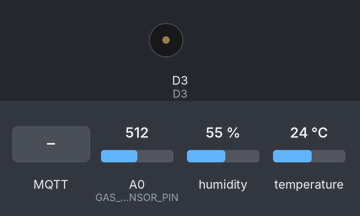
This sketch was run on a simulated ESP8266 (NodeMCU). Shown: buzzer (waves = sounding). The test bench sets the inputs (shaded band); at power-on: A0 (GAS_SENSOR_PIN) = 512, humidity 55 %, temperature 24 °C. WiFi joins after 1.5 s; servers stay silent unless stated; random numbers use the default seed unless the sketch sets one; no MQTT or app messages arrive unless stated; what the sketch prints to the serial monitor is not drawn.

Above: at 2.7 s.
2.8 s: A0 (GAS_SENSOR_PIN) set to 372
At 3.67 s:
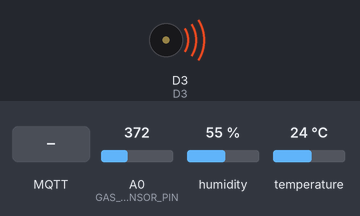
8.3 s: A0 (GAS_SENSOR_PIN) set to 351
10.7 s: MQTT message "1" arrives on the first subscribed topic
13.6 s: MQTT message "on" arrives on the first subscribed topic
16.0 s: A0 (GAS_SENSOR_PIN) set to 511
At 16.36 s:
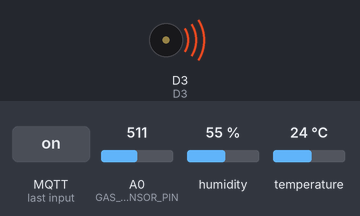
19.5 s: A0 (GAS_SENSOR_PIN) set to 306
Timing chart, 0 to 22.5 s (numbered marks = the images above; inputs shaded):
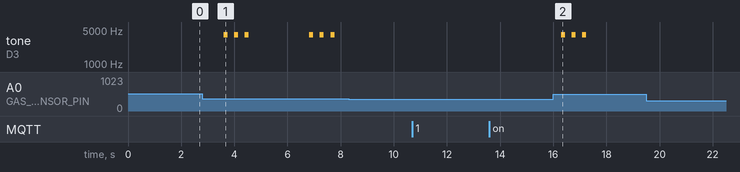

Measured:
- after the input at 8.3 s, every drawn part: stays the same
- after the input at 10.7 s, every drawn part: stays the same
- after the input at 13.6 s, every drawn part: stays the same
- after the input at 16.0 s, tone on D3: alternates 4000 Hz for 0.15 s and silent for 0.25 s, 6 changes in all, then stays silent, starting after 0.29 s
- after the input at 19.5 s, every drawn part: stays the same
- by itself, tone on D3: plays 4000 Hz for 0.15 s, 4000 Hz for 0.15 s, 4000 Hz for 0.15 s, 4000 Hz for 0.15 s, 4000 Hz for 0.15 s, 4000 Hz for 0.15 s

The sketch:

FinalNode1.ino
```cpp
// Programa para NodeMCU 1 (Protoboard Blanca)

/* Sensores - Actuadores
Gas - Buzzer
Temperatura - Ventilador / Display
 */

// Definiciones de pins de NodeMCU

#define D3 0 // Buzzer
#define D4 2 // Ventilador
#define D5 14 // Sensor de temperatura

// Definiciones del sensor de temperatura DHT11

#include "DHT.h"
#define DHT_TYPE DHT11
DHT dht(D5, DHT_TYPE);

// Definiciones del sensor de gas ARD-352

const int GAS_SENSOR_PIN = A0;
int gasSensorVoltage = -1;

// Definiciones de ESP8266MQTT

#include <ESP8266WiFi.h>
#include <PubSubClient.h>

const char* ssid = "Tec-IoT";
const char* password = "spotless.magnetic.bridge";
const char* mqtt_server = "broker.mqtt-dashboard.com";

const char* topico_salida_1 = "TopicOutTemperature_Equipo2";
const char* topico_salida_2 = "TopicOutGas_Equipo2";
const char* topico_salida_3 = "TopicOutHumidity_Equipo2";

char sTopicoOutTemperature[50];
char sTopicoOutGas[50];
char sTopicoOutHumidity[50];

WiFiClient espClient;
PubSubClient client(espClient);
unsigned long lastMsg = 0;

#define MSG_BUFFER_SIZE (50)
char msg[MSG_BUFFER_SIZE];
int value = 0;

// Funcion que conecta al Wi-fi del Router

void setup_wifi() {

  delay(10);

  Serial.println();
  Serial.print("Connecting to ");
  Serial.println(ssid);

  WiFi.mode(WIFI_STA);
  WiFi.begin(ssid, password);

  while (WiFi.status() != WL_CONNECTED) {
    delay(500);
    Serial.print(".");
  }

  randomSeed(micros());

  Serial.println();
  Serial.println("Wi-Fi connected");
  Serial.print("IP address: ");
  Serial.println(WiFi.localIP());
}

// Funcion que conecta a Broker MQTT

void setup_mqtt() {

  client.setServer(mqtt_server, 1883);
  client.setCallback(callback);

  if (!client.connected()) {
    reconnect();
  }
}

void callback(char* topic, byte* payload, unsigned int length) {

  Serial.print("Message arrived [");
  Serial.print(topic);
  Serial.print("] ");

  for (int i = 0; i < length; i++) {
    Serial.print((char)payload[i]);
  }

  Serial.println();
}

// Funcion que conecta o reconecta a Broker MQTT

void reconnect() {

  while (!client.connected()) {
    Serial.print("Attempting MQTT connection...");

    String clientId = "ESP8266Client-";
    clientId += String(random(0xffff), HEX);

    if (client.connect(clientId.c_str())) {
      Serial.println("Connected");

      client.subscribe(topico_salida_1);
      client.subscribe(topico_salida_2);
      client.subscribe(topico_salida_3);
    }
    else {
      Serial.print("failed, rc=");
      Serial.print(client.state());
      Serial.println(" try again in 5 seconds");

      delay(5000);
    }
  }
}

void connectMQTT() {

  if (!client.connected()) {
    reconnect();
  }

  client.loop();

  unsigned long now = millis();

  if (now - lastMsg > 5000) {
    lastMsg = now;
    ++value;

    Serial.println(now);
    Serial.print("Publish message: ");

    Serial.println(sTopicoOutTemperature);
    client.publish(topico_salida_1, sTopicoOutTemperature);

    Serial.println(sTopicoOutGas);
    client.publish(topico_salida_2, sTopicoOutGas);

    Serial.println(sTopicoOutHumidity);
    client.publish(topico_salida_3, sTopicoOutHumidity);
  }
}

// Funcion que lee temperatura y humedad con el sensor DHT11

void readTemperatureHumidity(float thresold) {

  delay(1000);

  float h = 0;
  float t = 0;

  h = dht.readHumidity();
  t = dht.readTemperature();

  if (isnan(h) || isnan(t)) {
    return;
  }

  if(t > thresold) {
    digitalWrite(D4, HIGH);
  }
  else {
    digitalWrite(D4, LOW);
  }

/*   For debugging
  Serial.print("T: ");
  Serial.println(t); */

  snprintf(sTopicoOutTemperature, MSG_BUFFER_SIZE, "{\"type\":\"temperatura\",\"value\":%5.2f}", t);
  snprintf(sTopicoOutHumidity, MSG_BUFFER_SIZE, "{\"type\":\"humedad\",\"value\":%5.2f}", h);
}

//  Funcion detectora de gas con el sensor ARD-352

void readGas(float threshold) {

  delay(1000);

  gasSensorVoltage = 0;

  gasSensorVoltage = analogRead(GAS_SENSOR_PIN);

  if(gasSensorVoltage > threshold) {
    turnOnBuzzer(D3, 3, 4000, 150, 200);
  }

/*   For debugging
  Serial.print("G: ");
  Serial.println(gasSensorVoltage); */

  snprintf(sTopicoOutGas, MSG_BUFFER_SIZE, "{\"type\":\"gas\",\"value\":%d}", gasSensorVoltage);

}

void turnOnBuzzer(unsigned short int pin, unsigned short int beeps, unsigned short int frequency, unsigned short int duration, unsigned short int delayTime) {

  for(unsigned short int i = 0; i < beeps; i++) {
    tone(pin, frequency, duration);
    delay(delayTime);
    noTone(pin);
    delay(delayTime);
  }
}

void setup() {

  Serial.begin(9600);

  pinMode(D3, OUTPUT); // Buzzer
  pinMode(D4, OUTPUT); // Ventilador
  pinMode(D5, INPUT); // Sensor de temperatura

  setup_wifi();
  setup_mqtt();

  dht.begin();
}

void loop() {

  readTemperatureHumidity(22);
  readGas(360);

  connectMQTT();
}
```
